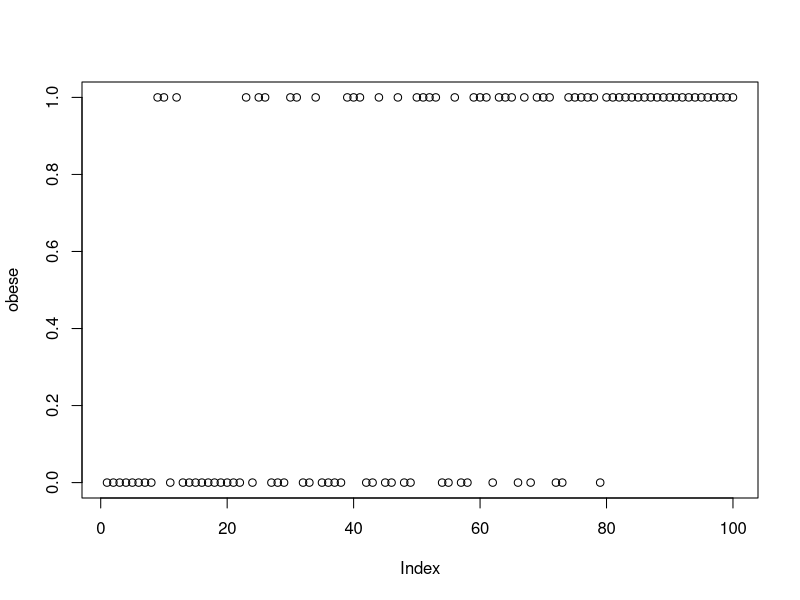
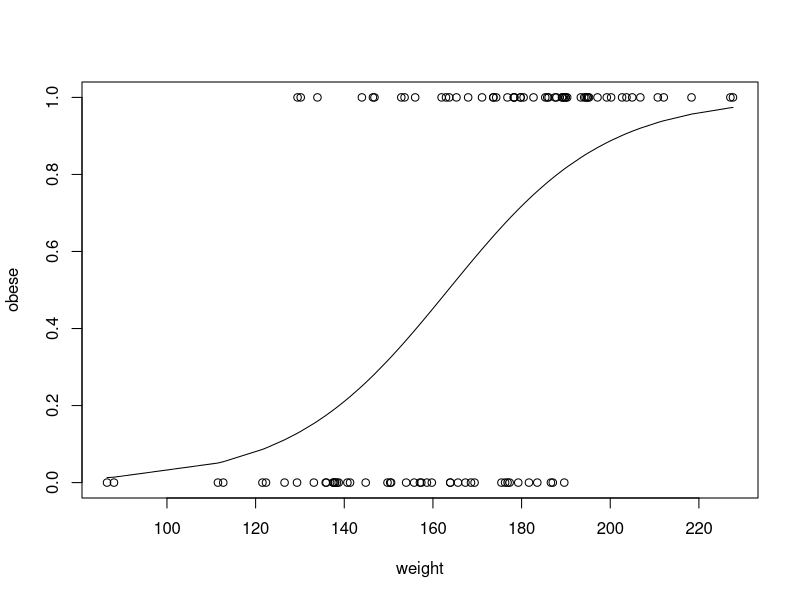
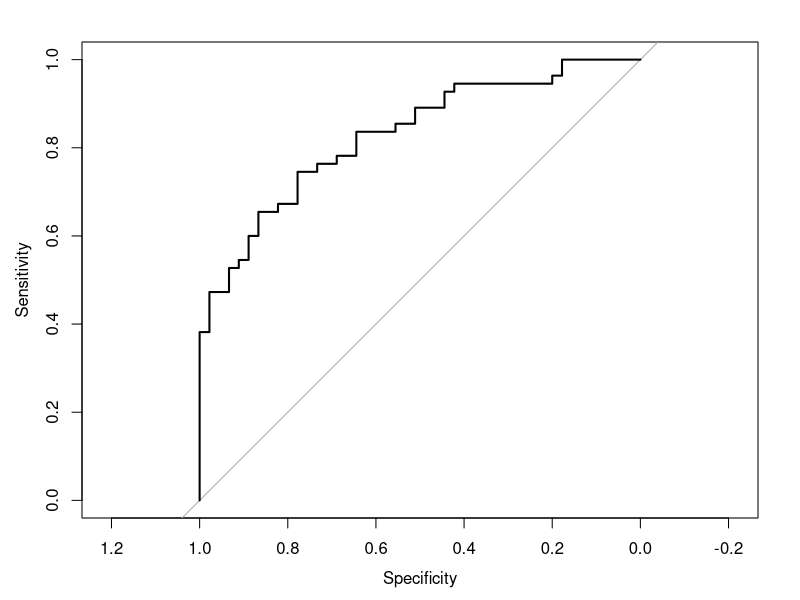
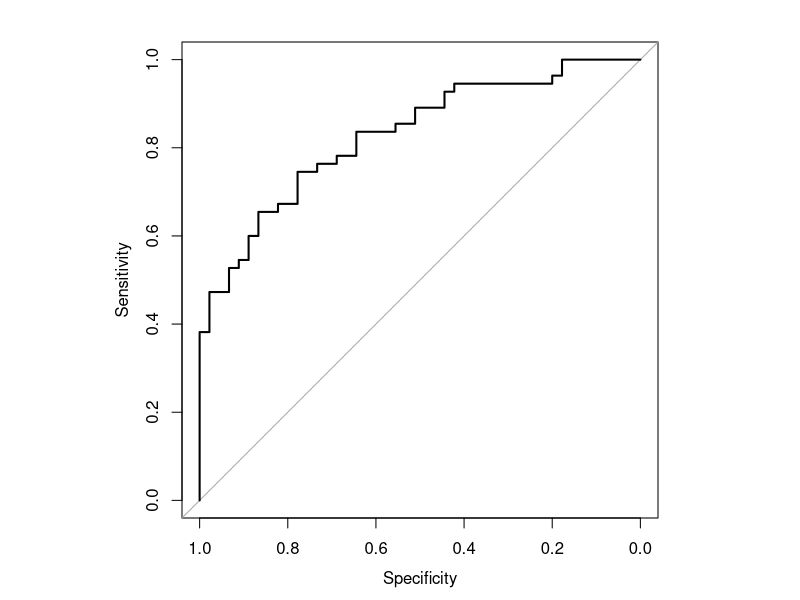
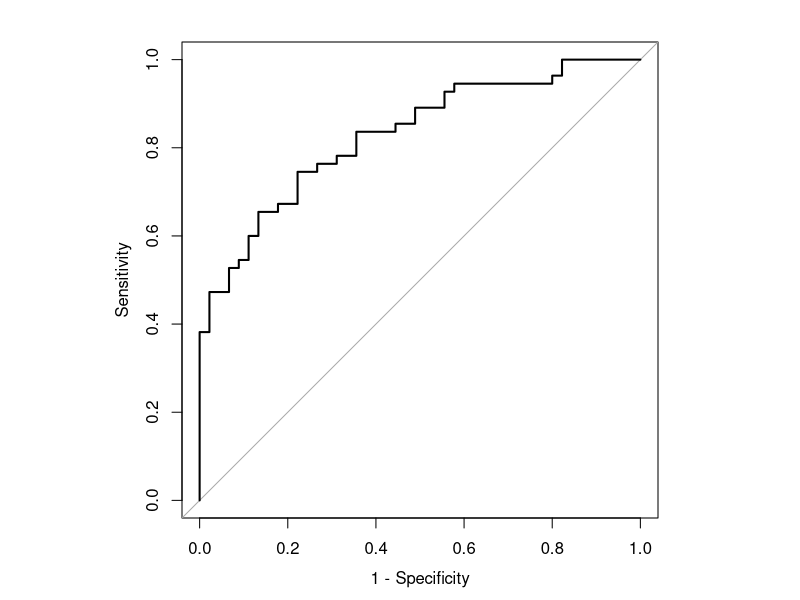
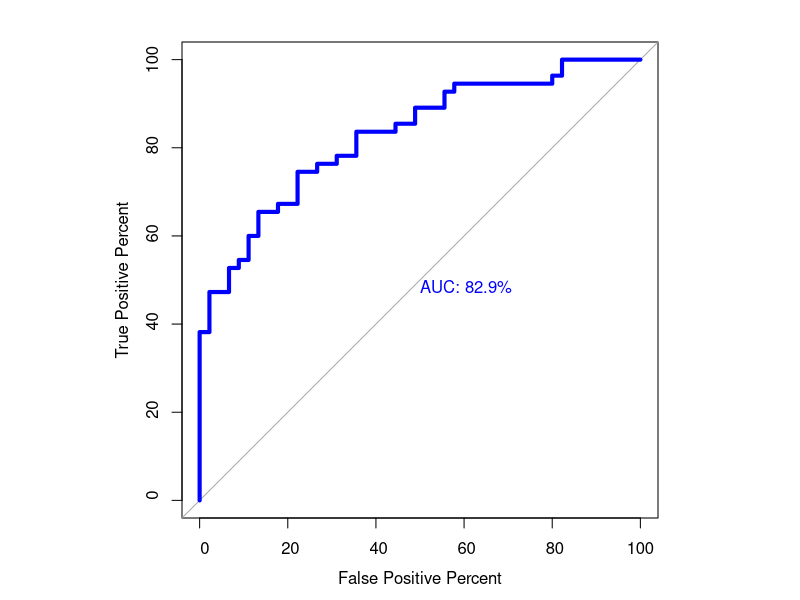
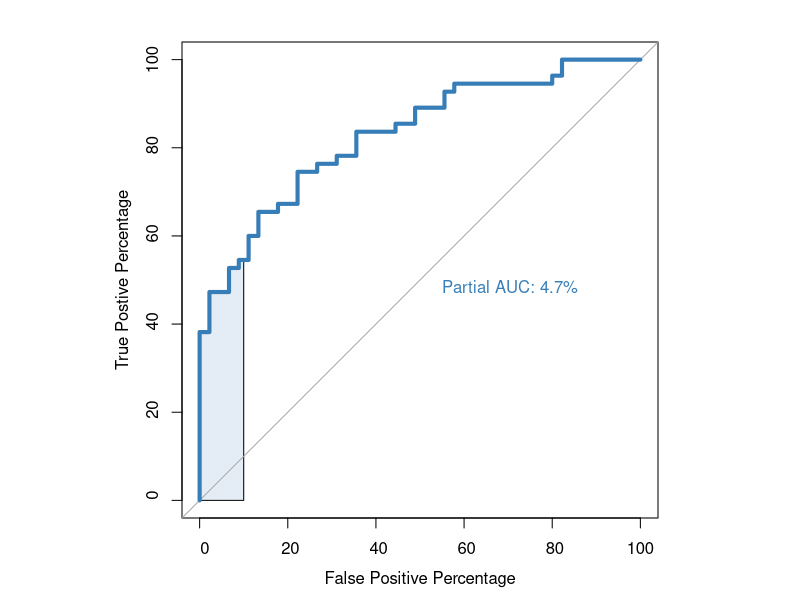
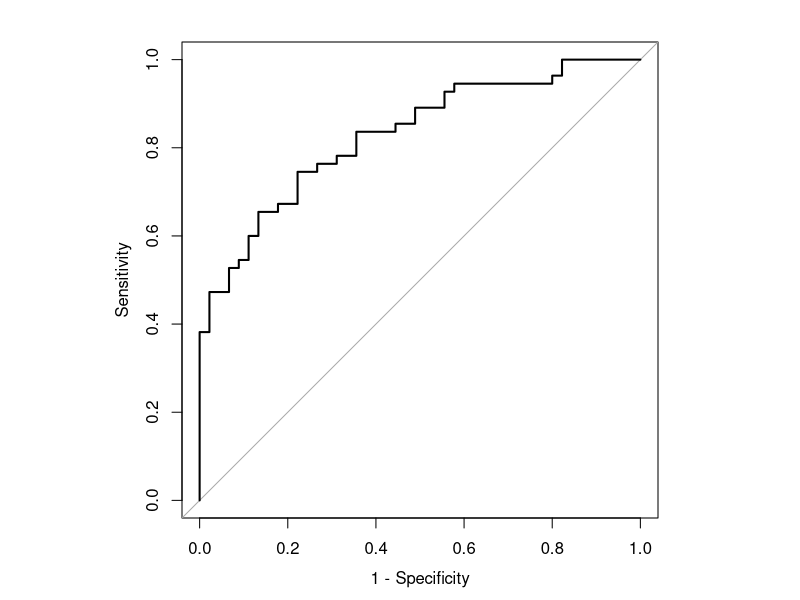

These charts were generated, in order, by the following R code:
library(pROC)
library(randomForest)

set.seed(420)

num.sample <- 100

obese <- weight <- sort(rnorm(num.sample, mean = 172, sd = 29))

obese <- ifelse(test = (runif(n=num.sample) < (rank(weight)/num.sample)),
       yes = 1, no =0)

obese

plot(obese)
## plot the data
plot(x=weight, y=obese)

## fit a logistic regression to the data...
glm.fit=glm(obese ~ weight, family=binomial)
lines(weight, glm.fit$fitted.values)
glm.fit$fitted.values


roc(obese, glm.fit$fitted.values, plot = TRUE)

par(pty = "s")
roc(obese, glm.fit$fitted.values, plot = TRUE)

roc(obese, glm.fit$fitted.values, plot = TRUE, legacy.axes = TRUE)

roc(obese, glm.fit$fitted.values, plot = TRUE, legacy.axes = TRUE, percent = TRUE,
    xlab = "False Positive Percent", ylab = "True Positive Percent", col = "blue", 
    lwd = 4, print.auc = TRUE)

roc(obese, glm.fit$fitted.values, plot=TRUE, legacy.axes=TRUE, 
    percent=TRUE, xlab="False Positive Percentage", ylab="True Postive Percentage", 
    col="#377eb8", lwd=4, print.auc=TRUE, 
    print.auc.x=45, 
    partial.auc=c(100, 90),  # specificity from 100 to 90 but therefore 1-specificity : 0 to 10 
    auc.polygon = TRUE, auc.polygon.col = "#377eb822")


roc.info <- 
  roc(obese, glm.fit$fitted.values, plot = TRUE, legacy.axes = TRUE)

roc.df <- data.frame(
  tpp = roc.info$sensitivities*100, 
  fpp = (1-roc.info$specificities)*100,
  thresholds = roc.info$thresholds
)

head(roc.df)
tail(roc.df)

## thresholds between TPP 60% and 80%...
roc.df[roc.df$tpp > 60 & roc.df$tpp < 80,]

roc.df[roc.df$tpp > 60 & roc.df$tpp < 80,]


# random forest 

rf.model <- randomForest(factor(obese) ~ weight)
roc(obese, rf.model$votes[,1], plot=TRUE, legacy.axes=TRUE, percent=TRUE, xlab="False Positive Percentage", ylab="True Postive Percentage", col="#4daf4a", lwd=4, print.auc=TRUE)

roc(obese, glm.fit$fitted.values, plot=TRUE, legacy.axes=TRUE, percent=TRUE, xlab="False Positive Percentage", ylab="True Postive Percentage", col="#377eb8", lwd=4, print.auc=TRUE)

# both the graphs together 

roc(obese, glm.fit$fitted.values, plot = TRUE, legacy.axes = TRUE, percent = TRUE, xlab="False Positive Percentage", ylab="True Postive Percentage", col="#377eb8", lwd=3, print.auc=TRUE)
plot.roc(obese, rf.model$votes[,1], percent = TRUE, col = "#4daf4a", lwd=4, print.auc=TRUE, 
         add= TRUE, print.auc.y = 40)
legend("bottomright", legend = c("Logistic regression", "Random forest"), col = c("#377eb8", "#4daf4a"), lwd = 4)



